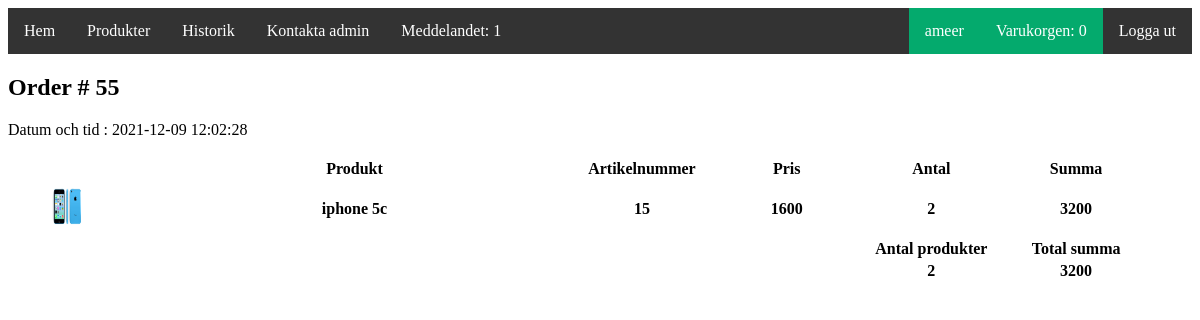
Screenshot of /shop/order.php?id=55 (signed in) with the database file from the repository.
### tables this page shows
CREATE TABLE `users` (
  `user_id` int(11) NOT NULL,
  `Fname` varchar(40) NOT NULL,
  `Lname` varchar(40) NOT NULL,
  `user_password` varchar(40) NOT NULL,
  `user_email` varchar(40) NOT NULL
);

CREATE TABLE `ordersprod` (
  `op_id` int(11) NOT NULL,
  `o_order_id` int(11) NOT NULL,
  `person_id` int(11) NOT NULL,
  `product_id` int(11) NOT NULL,
  `o_prod_price` int(11) NOT NULL,
  `o_count` int(11) NOT NULL
);

CREATE TABLE `prod` (
  `prod_id` int(11) NOT NULL,
  `prod_title` varchar(40) NOT NULL,
  `prod_price` int(11) NOT NULL,
  `prod_count` int(11) NOT NULL,
  `prod_des` text NOT NULL,
  `prod_image` varchar(100) NOT NULL
);

CREATE TABLE `orders` (
  `order_id` int(11) NOT NULL,
  `order_user` int(11) NOT NULL,
  `order_sum` int(11) NOT NULL,
  `order_prod_count` int(11) NOT NULL,
  `order_date` datetime DEFAULT current_timestamp() ON UPDATE current_timestamp(),
  `order_status` int(11) DEFAULT NULL
);

### shop/cPanel/function.php (called while the page is built, shortened)
<?php
function userInfo($conn){
    if (isset($_SESSION['user_id']))
    {
        $id = $_SESSION['user_id'];
        $result = mysqli_query($conn,"SELECT * from users WHERE user_id = '$id'");
        if ($result && mysqli_num_rows($result) > 0) {
            $user_data = mysqli_fetch_assoc($result);
            return $user_data;
        }
    }
}
function getCartsCount($conn){
    $userInfo = userInfo($conn);
    $userID = $userInfo['user_id'];
    $getCart = mysqli_query($conn, "SELECT * FROM carts WHERE c_user_id = $userID");
    if ($getCart) {
    	$getCartsCount = 0;
    }
    else{
    	$getCartsCount = 0;
    }
    return $getCartsCount;
}
function getNewMessageCountAdmin($conn){
    $newMessageCount = 0;
    $selectMessage = mysqli_query($conn, "SELECT * FROM messages WHERE message_admin_status = 0");
    if ($selectMessage->num_rows > 0) {
        while ($selectMessage->fetch_assoc()) {
            $newMessageCount ++;
        }
    }
    return $newMessageCount;
}

### shop/order.php (the view, shortened to what this page needs)
<?php
  include("cPanel/connection.php");
  include("cPanel/function.php");
  $userInfo = userInfo($conn);
  $newMessagesCount = getNewMessageCountAdmin($conn);
  $getCartsCount = getCartsCount($conn);
  $id = $_GET['id'];
  $orderConnection = mysqli_query($conn,"SELECT * FROM ordersprod JOIN orders ON orders.order_id = ordersprod.o_order_id WHERE ordersprod.o_order_id = $id");
?>
<!DOCTYPE html>
<html>
<head>
  <link rel="stylesheet" href="style.css">
</head>
<body>
  <?php
  if (!isset($_SESSION['user_id'])){
    header("location: login.php");
   } else {
  ?>
  <ul>
  <li><a href="index.php">Hem</a></li>
  <li><a href="product.php">Produkter</a></li>
  <li><a href="history.php">Historik</a></li>
  <li><a href="sendmessages.php">Kontakta admin</a></li>
  <li><a href="messages.php">Meddelandet: <?php  echo $newMessagesCount?></a></li>
   <li style="float: right;"><a href="logout.php">Logga ut</a></li>
  <li style="float: right; background-color: #04AA6D"><a href="cart.php">Varukorgen: <?php  echo $getCartsCount?></a></li>
  <li style="float: right; background-color: #04AA6D"><a href=""><?php  echo $userInfo['Fname']?></a></li>
  </ul>
  <?php
   }
   ?>
   <table>
  <tr>
    <th width="10%"></th>
    <th width="40%">Produkt</th>
    <th width="10%">Artikelnummer</th>
    <th width="15%">Pris</th>
    <th width="10%">Antal</th>
    <th width="15%">Summa</th>
  </tr>
  <?php
  if ($orderConnection->num_rows > 0) {
    while ($orderDetails = $orderConnection->fetch_assoc()) {
      $orderID = $orderDetails['o_order_id'];
      $orderDate = $orderDetails['order_date'];
      $prodID = $orderDetails['product_id'];
      $orderSum = $orderDetails['order_sum'];
      $countSum = $orderDetails['order_prod_count'];
      $prodConn = mysqli_query($conn,"SELECT * from prod WHERE prod_id = '$prodID'");
      $getProd = mysqli_fetch_assoc($prodConn);
      ?>
    <tr>
    <th width="10%"><?php echo'<img height="50" width="40" src="cPanel/image/'.$getProd ['prod_image'].'">' ?></th>
    <th width="40%"><?php echo $getProd ['prod_title'] ?></th>
    <th width="10%"><?php echo $prodID?></th>
    <th width="15%"><?php echo $orderDetails['o_prod_price'] ?></th>
    <th width="10%"><?php echo $orderDetails['o_count'] ?></th>
    <th width="15%"><?php echo $tot = $orderDetails['o_prod_price'] * $orderDetails['o_count']; ?></th>
  </tr>
    <?php
    }
  }
  ?>
  <tr>
    <th width="10%"></th>
    <th width="40%"></th>
    <th width="10%"></th>
    <th width="15%"></th>
    <th width="10%">Antal produkter</th>
    <th width="15%">Total summa</th>
  </tr>
  <tr>
    <th width="10%"></th>
    <th width="40%"></th>
    <th width="10%"></th>
    <th width="15%"></th>
    <th width="10%"><?php echo $countSum ?></th>
    <th width="15%"><?php echo $orderSum?></th>
  </tr>
  <h2>Order # <?php echo $orderID; ?></h2>
   <label>Datum och tid : <?php echo $orderDate ?></label><br><br>
  </table>
</body>
</html>

### shop/cPanel/style.css (style rules this page uses)
ul { list-style-type: none; margin: 0; padding: 0; overflow: hidden; background-color: #333; }
li { float: left; }
li a { font-family: Calibri; display: block; color: white; text-align: center; padding: 14px 16px; text-decoration: none; }

### rows the page displays
users: Fname "ameer"
ordersprod: prod.prod_image (picture), prod.prod_title "iphone 5c", product "15", o_prod_price "1600", o_count "2", $tot = $orderDetails['o_prod_price'] * $orderDetails['o_count'] "3200", o_order.order_prod_count "2", o_order.order_sum "3200", o_order "55", o_order.order_date "2021-12-09 12:02:28"

### other values shown
$newMessagesCount "1"
$getCartsCount "0"
